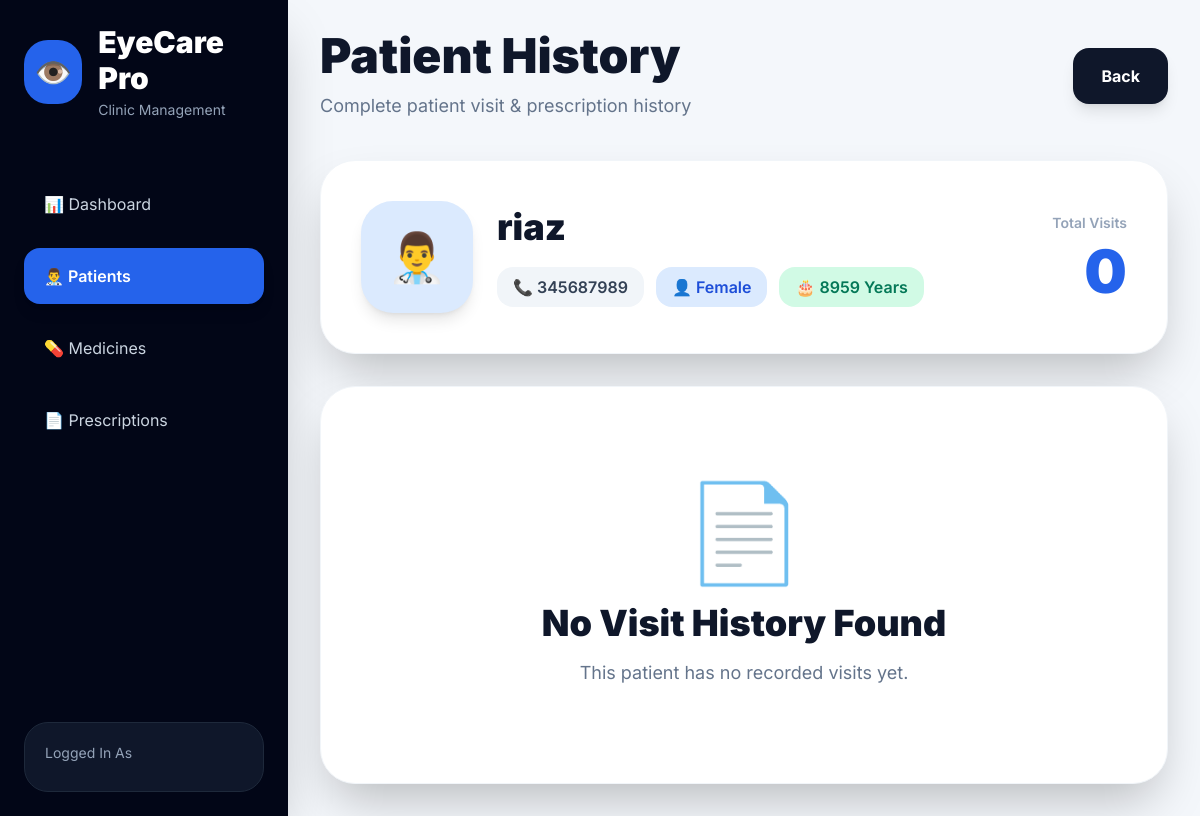
Page /prescriptions/patient-history/10/ on the earlier database version.
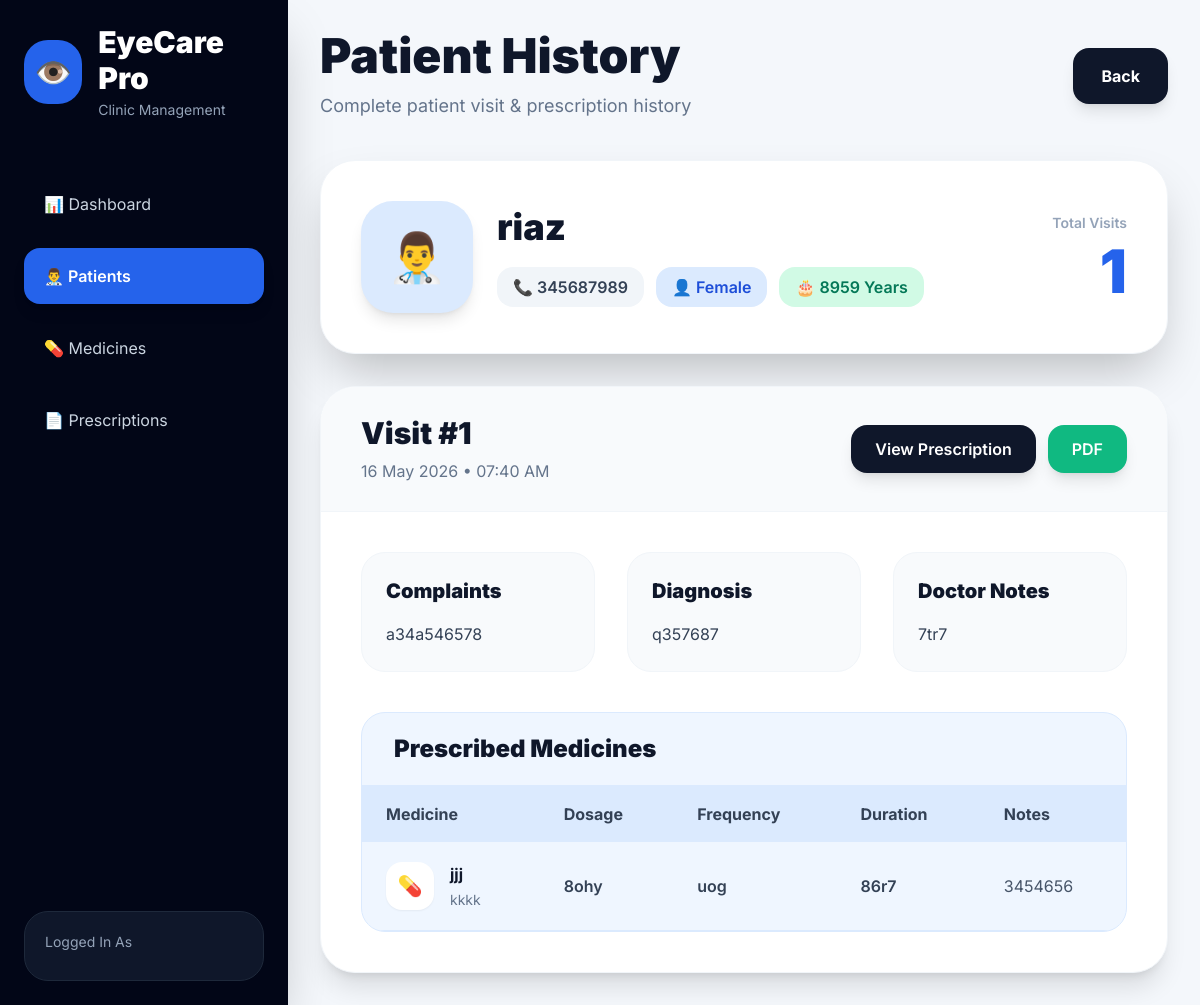
Same page on the later database version.
### patients/models.py (models this page shows, shortened)
class Patient(models.Model):
    GENDER_CHOICES = (
        ('Male', 'Male'),
        ('Female', 'Female'),
    )
    name = models.CharField(
        max_length=200
    )
    phone = models.CharField(
        max_length=20,
        unique=True
    )
    age = models.PositiveIntegerField()
    gender = models.CharField(
        max_length=10,
        choices=GENDER_CHOICES
    )
    address = models.TextField(
        blank=True,
        null=True
    )
    eye_notes = models.TextField(
        blank=True,
        null=True
    )
    created_at = models.DateTimeField(
        auto_now_add=True
    )
    updated_at = models.DateTimeField(
        auto_now=True
    )

### prescriptions/models.py (models this page shows, shortened)
class Visit(models.Model):
    patient = models.ForeignKey(
        Patient,
        on_delete=models.CASCADE,
        related_name='visits'
    )
    doctor = models.ForeignKey(
        User,
        on_delete=models.SET_NULL,
        null=True,
        blank=True
    )
    complaints = models.TextField(
        blank=True,
        null=True
    )
    diagnosis = models.TextField(
        blank=True,
        null=True
    )
    notes = models.TextField(
        blank=True,
        null=True
    )
    visit_date = models.DateTimeField(
        auto_now_add=True
    )

class PrescriptionItem(models.Model):
    prescription = models.ForeignKey(
        Prescription,
        on_delete=models.CASCADE,
        related_name='items'
    )
    medicine = models.ForeignKey(
        Medicine,
        on_delete=models.CASCADE
    )
    dosage = models.CharField(
        max_length=100
    )
    frequency = models.CharField(
        max_length=100
    )
    duration = models.CharField(
        max_length=100
    )
    notes = models.CharField(
        max_length=255,
        blank=True,
        null=True
    )

### medicines/models.py (models this page shows, shortened)
class Medicine(models.Model):
    name = models.CharField(
        max_length=200,
        unique=True
    )
    generic_name = models.CharField(
        max_length=200,
        blank=True,
        null=True
    )
    company = models.CharField(
        max_length=200,
        blank=True,
        null=True
    )
    price = models.DecimalField(
        max_digits=10,
        decimal_places=2,
        default=0
    )
    description = models.TextField(
        blank=True,
        null=True
    )
    created_at = models.DateTimeField(
        auto_now_add=True
    )

### prescriptions/views.py (the view)
def patient_history(request, patient_id):
    patient = get_object_or_404(
        Patient,
        id=patient_id
    )
    visits = patient.visits.all().order_by('-id')
    context = {
        'patient': patient,
        'visits': visits
    }
    return render(
        request,
        'patient_history.html',
        context
    )

### Userclinic/context_processors.py (called while the page is built)
def user_role(request):
    role = ''
    try:
        if request.user.is_authenticated:
            role = request.user.profile.role
    except Exception:
        role = ''
    return {
        'user_role': role,
        'is_admin': role == 'ADMIN',
        'is_consultant': role == 'CONSULTANT',
    }

### templates/patient_history.html (shortened to what this page needs)
<!DOCTYPE html>
<html lang="en">
<head>
    <script src="https://cdn.tailwindcss.com"></script>
</head>
<body>
<div class="flex min-h-screen">
    <aside class="w-72 bg-slate-950 text-white p-6 flex flex-col justify-between shadow-2xl">
        <div>
            <div class="mb-14">
                <div class="flex items-center gap-4">
                    <div class="w-16 h-16 rounded-3xl bg-blue-600 flex items-center justify-center text-3xl">
                        👁️
                    </div>
                    <div>
                        <h1 class="text-3xl font-black">
                            EyeCare Pro
                        </h1>
                        <p class="text-slate-400 text-sm mt-1">
                            Clinic Management
                        </p>
                    </div>
                </div>
            </div>
            <nav class="space-y-4">
                <a href="{% url 'dashboard' %}"
                   class="flex items-center gap-4 hover:bg-slate-900 px-5 py-4 rounded-2xl text-slate-300 smooth">
                    📊 Dashboard
                </a>
                <a href="{% url 'patient_list' %}"
                   class="flex items-center gap-4 bg-blue-600 px-5 py-4 rounded-2xl text-white font-semibold shadow-lg">
                    👨‍⚕️ Patients
                </a>
                <a href="{% url 'medicine_list' %}"
                   class="flex items-center gap-4 hover:bg-slate-900 px-5 py-4 rounded-2xl text-slate-300 smooth">
                    💊 Medicines
                </a>
                <a href="{% url 'visit_list' %}"
                   class="flex items-center gap-4 hover:bg-slate-900 px-5 py-4 rounded-2xl text-slate-300 smooth">
                    📄 Prescriptions
                </a>
            </nav>
        </div>
        <div class="bg-slate-900 rounded-3xl p-5 border border-slate-800">
            <p class="text-slate-400 text-sm">
                Logged In As
            </p>
        </div>
    </aside>
    <main class="flex-1 p-8 overflow-y-auto">
        <div class="flex justify-between items-center mb-10">
            <div>
                <h1 class="text-5xl font-black text-slate-900">
                    Patient History
                </h1>
                <p class="text-slate-500 mt-3 text-lg">
                    Complete patient visit & prescription history
                </p>
            </div>
            <a href="{% url 'patient_list' %}"
               class="bg-slate-900 hover:bg-black smooth text-white px-7 py-4 rounded-2xl font-bold shadow-lg">
                Back
            </a>
        </div>
        <div class="bg-white rounded-[35px] shadow-2xl border border-slate-100 overflow-hidden mb-8">
            <div class="p-10">
                <div class="flex flex-col lg:flex-row lg:items-center lg:justify-between gap-8">
                    <div class="flex items-center gap-6">
                        <div class="w-28 h-28 rounded-[32px] bg-blue-100 flex items-center justify-center text-5xl shadow-lg">
                            👨‍⚕️
                        </div>
                        <div>
                            <h2 class="text-4xl font-black text-slate-900">
                                {{ patient.name }}
                            </h2>
                            <div class="flex flex-wrap gap-3 mt-5">
                                <span class="bg-slate-100 text-slate-700 px-4 py-2 rounded-2xl font-semibold">
                                    📞 {{ patient.phone }}
                                </span>
                                <span class="bg-blue-100 text-blue-700 px-4 py-2 rounded-2xl font-semibold">
                                    👤 {{ patient.gender }}
                                </span>
                                <span class="bg-emerald-100 text-emerald-700 px-4 py-2 rounded-2xl font-semibold">
                                    🎂 {{ patient.age }} Years
                                </span>
                            </div>
                        </div>
                    </div>
                    <div class="text-right">
                        <p class="text-slate-400 text-sm font-semibold mb-2">
                            Total Visits
                        </p>
                        <h3 class="text-6xl font-black text-blue-600">
                            {{ visits.count }}
                        </h3>
                    </div>
                </div>
            </div>
        </div>
        <div class="space-y-8">
            {% for visit in visits %}
            <div class="bg-white rounded-[35px] shadow-xl border border-slate-100 overflow-hidden">
                <div class="flex flex-col lg:flex-row lg:items-center lg:justify-between gap-5 px-10 py-7 border-b border-slate-100 bg-slate-50">
                    <div>
                        <h2 class="text-3xl font-black text-slate-900">
                            Visit #{{ forloop.counter }}
                        </h2>
                        <p class="text-slate-500 mt-2">
                            {{ visit.visit_date|date:"d M Y" }}
                            •
                            {{ visit.visit_date|time:"h:i A" }}
                        </p>
                    </div>
                    <div class="flex flex-wrap gap-3">
                        <a href="{% url 'prescription_detail' visit.prescription.id %}"
                           class="bg-slate-900 hover:bg-black smooth text-white px-6 py-3 rounded-2xl font-semibold shadow-lg">
                            View Prescription
                        </a>
                        <a href="{% url 'prescription_pdf' visit.prescription.id %}"
                           class="bg-emerald-500 hover:bg-emerald-600 smooth text-white px-6 py-3 rounded-2xl font-semibold shadow-lg">
                            PDF
                        </a>
                    </div>
                </div>
                <div class="p-10 grid grid-cols-1 lg:grid-cols-3 gap-8">
                    <div class="bg-slate-50 rounded-3xl p-6 border border-slate-100">
                        <h3 class="text-xl font-black text-slate-900 mb-4">
                            Complaints
                        </h3>
                        <p class="text-slate-700 leading-relaxed">
                            {{ visit.complaints|default:"No complaints added." }}
                        </p>
                    </div>
                    <div class="bg-slate-50 rounded-3xl p-6 border border-slate-100">
                        <h3 class="text-xl font-black text-slate-900 mb-4">
                            Diagnosis
                        </h3>
                        <p class="text-slate-700 leading-relaxed">
                            {{ visit.diagnosis|default:"No diagnosis added." }}
                        </p>
                    </div>
                    <div class="bg-slate-50 rounded-3xl p-6 border border-slate-100">
                        <h3 class="text-xl font-black text-slate-900 mb-4">
                            Doctor Notes
                        </h3>
                        <p class="text-slate-700 leading-relaxed">
                            {{ visit.notes|default:"No notes added." }}
                        </p>
                    </div>
                </div>
                <div class="px-10 pb-10">
                    <div class="bg-blue-50 rounded-3xl border border-blue-100 overflow-hidden">
                        <div class="px-8 py-5 border-b border-blue-100">
                            <h3 class="text-2xl font-black text-slate-900">
                                Prescribed Medicines
                            </h3>
                        </div>
                        <div class="overflow-x-auto">
                            <table class="w-full">
                                <thead class="bg-blue-100">
                                    <tr>
                                        <th class="text-left px-6 py-4 text-slate-700 font-bold">
                                            Medicine
                                        </th>
                                        <th class="text-left px-6 py-4 text-slate-700 font-bold">
                                            Dosage
                                        </th>
                                        <th class="text-left px-6 py-4 text-slate-700 font-bold">
                                            Frequency
                                        </th>
                                        <th class="text-left px-6 py-4 text-slate-700 font-bold">
                                            Duration
                                        </th>
                                        <th class="text-left px-6 py-4 text-slate-700 font-bold">
                                            Notes
                                        </th>
                                    </tr>
                                </thead>
                                <tbody>
                                    {% for item in visit.prescription.items.all %}
                                    <tr class="border-b border-blue-100 hover:bg-white smooth">
                                        <td class="px-6 py-5">
                                            <div class="flex items-center gap-4">
                                                <div class="w-12 h-12 rounded-2xl bg-white flex items-center justify-center text-xl shadow-sm">
                                                    💊
                                                </div>
                                                <div>
                                                    <h3 class="font-bold text-slate-900">
                                                        {{ item.medicine.name }}
                                                    </h3>
                                                    <p class="text-sm text-slate-500 mt-1">
                                                        {{ item.medicine.company }}
                                                    </p>
                                                </div>
                                            </div>
                                        </td>
                                        <td class="px-6 py-5 text-slate-700 font-semibold">
                                            {{ item.dosage }}
                                        </td>
                                        <td class="px-6 py-5 text-slate-700 font-semibold">
                                            {{ item.frequency }}
                                        </td>
                                        <td class="px-6 py-5 text-slate-700 font-semibold">
                                            {{ item.duration }}
                                        </td>
                                        <td class="px-6 py-5 text-slate-600">
                                            {{ item.notes|default:"-" }}
                                        </td>
                                    </tr>
                                    {% endfor %}
                                </tbody>
                            </table>
                        </div>
                    </div>
                </div>
            </div>
            {% empty %}
            <div class="bg-white rounded-[35px] shadow-2xl border border-slate-100 py-24">
                <div class="flex flex-col items-center text-center">
                    <div class="text-8xl mb-6">
                        📄
                    </div>
                    <h2 class="text-4xl font-black text-slate-900">
                        No Visit History Found
                    </h2>
                    <p class="text-slate-500 text-lg mt-4">
                        This patient has no recorded visits yet.
                    </p>
                </div>
            </div>
            {% endfor %}
        </div>
    </main>
</div>
</body>
</html>

### templates/patient_history.html (style rules this page uses)
body { font-family: 'Inter', sans-serif; background: #f4f7fb; }
.smooth { transition: all 0.3s ease; }

Differences in the rows shown:
added Visit: visit_date "16 May 2026", visit_date "07:40 AM", complaints "a34a546578", diagnosis "q357687", notes "7tr7"
added PrescriptionItem: medicine.name "jjj", medicine.company "kkkk", dosage "8ohy", frequency "uog", duration "86r7", notes "3454656"
Other differences:
{{ visits.count }}: "0" → "1"
text no longer shown: "📄 No Visit History Found This patient has no recorded visits yet."
